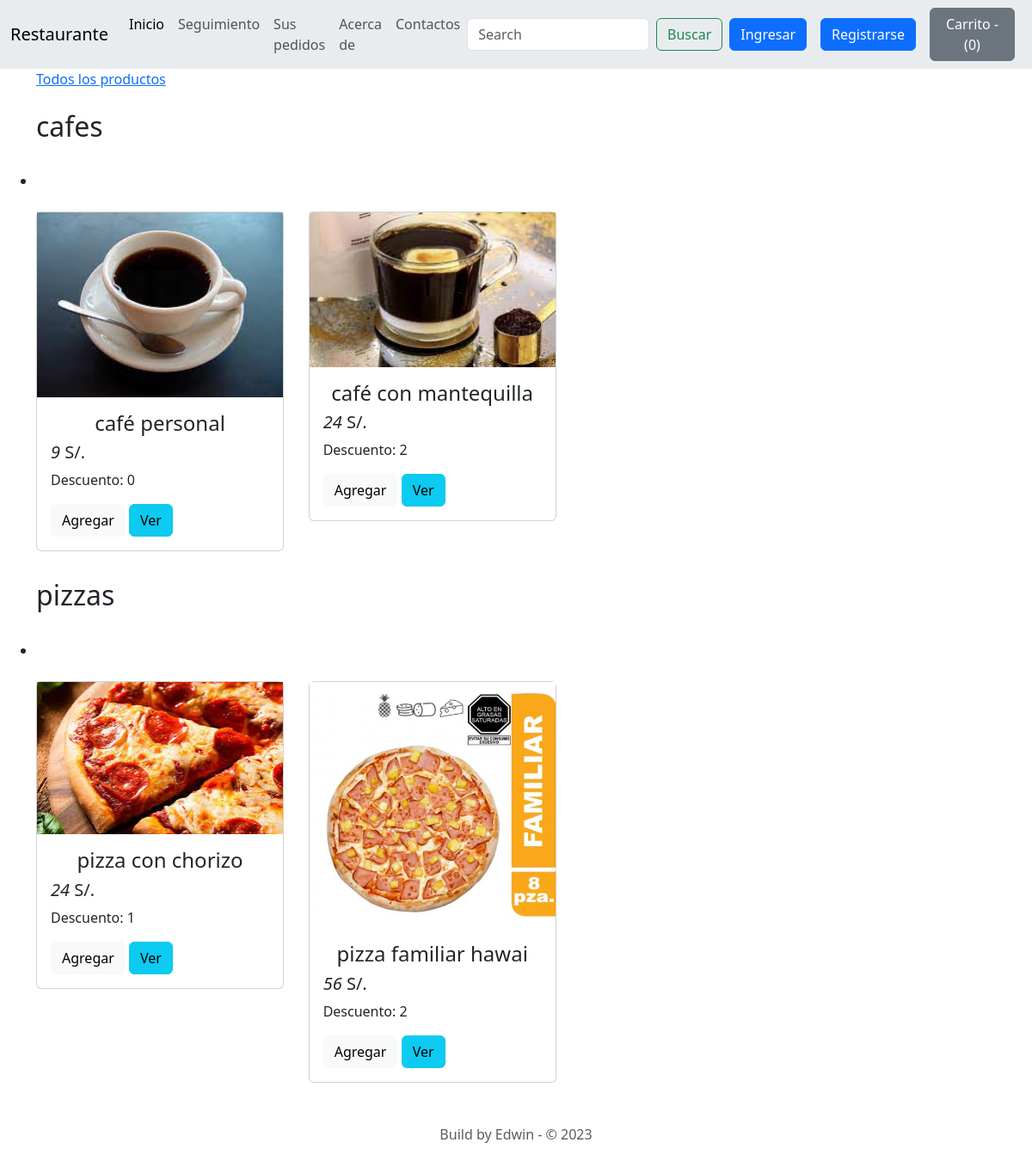
The app's page /tienda/ with its own data.
### tienda/models.py (models this page shows, shortened)
class Producto(models.Model):
    id = models.AutoField
    p_nombre = models.CharField(max_length=50)
    categoria = models.CharField(max_length=50, default="")
    subcategoria = models.CharField(max_length=50, default="")
    precio = models.IntegerField(default=0)
    descuento = models.CharField(max_length=200)
    publicacion = models.DateField()
    imagen = models.ImageField(upload_to="", default="")

### tienda/views.py (the view)
# urls.py: path('', views.index, name='index'),
def index(re):
    tProductos = []
    cProductos = Producto.objects.values('categoria', 'id')
    categorias = {item['categoria'] for item in cProductos}
    for categoria in categorias:
        p = Producto.objects.filter(categoria=categoria)
        n = len(p)
        nSlides = n // 4 + ceil((n / 4)-(n // 4))
        tProductos.append([p, range(1, nSlides), nSlides])
    da = {'tProductos': tProductos}
    return render(re, 'tienda/index.html', da)

### tienda/templates/tienda/index.html (shortened to what this page needs)
{% extends 'tienda/basico.html' %}
{% block body %}
<div class="container">
<a href="/tienda">
{% block title %}Todos los productos{% endblock  %}
</a>
<div class="row">
<div class="col-md-10">
    <div class="row">
        {% for producto, range, nSlides in tProductos %}
            <h2 class="my-4">{{producto.0.categoria}}</h2>
            <ul class="py-2">
                <li data-target="#demo{{forloop.counter}}"></li>
            </ul>
            {% for i in producto %}
            <div class='col-md-4 mb-2'>
                <div class='card' style='width: 18rem;'>
                    <img src='/images/{{i.imagen}}' >
                    <div class='card-body'>
                        <h4 class="card-title text-center" id="nombrepr{{i.id}}">{{i.p_nombre|slice:"0:20"}}</h4>
                        <h5><i id="preciopr{{i.id}}">{{i.precio}}</i> S/.</h5>
                        <p>Descuento: {{i.descuento|slice:"0:23"}} </p>
                        <span id="divpr{{i.id}}" class="divpr">
                            <button id="pr{{i.id}}" class="btn btn-light carrito">Agregar</button>
                        </span>
                        <a href="/tienda/verProducto/{{i.id}}">
                            <button class="btn btn-info" id="">Ver</button>
                        </a>
                    </div>
                </div>
            </div>
            {% endfor %}
        {% endfor %}
    </div>
</div>
</div>
</div>
<div class="container">
  <footer class="py-3 my-4">
      <p class="text-center text-body-secondary">Build by Edwin - © 2023</p>
    </footer>
</div>
{% endblock  %}

### tienda/templates/tienda/basico.html (shortened to what this page needs)
<!DOCTYPE html>
<html>
    <head>
        <link href="https://cdn.jsdelivr.net/npm/bootstrap@5.3.1/dist/css/bootstrap.min.css" rel="stylesheet"
>
        <link rel="stylesheet" href="">
    </head>
    <body class="">
        <nav class="navbar navbar-expand-lg bg-body-secondary">
            <div class="container-fluid">
              <a class="navbar-brand" href="/tienda">Restaurante</a>
              <div class="collapse navbar-collapse" id="navbarNav">
                <ul class="navbar-nav">
                  <li class="nav-item">
                    <a class="nav-link active" aria-current="page" href="../">Inicio</a>
                  </li>
                  <li class="nav-item">
                    <a class="nav-link" href="/tienda/rastreo">Seguimiento</a>
                  </li>
                  <li class="nav-item">
                    <a class="nav-link" href="/tienda/verPedido">Sus pedidos</a>
                  </li>
                  <li class="nav-item">
                    <a class="nav-link" href="#">Acerca de</a>
                  </li>
                  <li class="nav-item">
                    <a class="nav-link" href="#">Contactos</a>
                  </li>
                </ul>
              </div>
                <form method="get" action="/tienda/buscar" class="d-flex" >
                    <input class="form-control me-2" type="search" placeholder="Search" aria-label="Search" name="buscar" id="buscar">
                    <button class="btn btn-outline-success" type="submit">Buscar</button>
                </form>
                {% if user.is_authenticated %}
                <ul>
                    <li class="nav-item">
                        <a class="nav-link" href="/tienda/logout">Salir</a>
                        {% comment %} <a class="nav-link" href="/tienda/logout/">Salir</a> {% endcomment %}
                    </li>
                </ul>
                {% else %}
                <button type="button" class="btn btn-primary mx-2" data-bs-toggle="modal" data-bs-target="#exampleModal" data-bs-whatever="@mdo">Ingresar</button>
                <button type="button" class="btn btn-primary mx-2" data-bs-toggle="modal" data-bs-target="#registroModal" data-bs-whatever="@mdo">Registrarse</button>
                {% endif %}
              <button type="button" class="btn btn-secondary mx-2" id="popcarrito" data-html="true" data-toggle="popover" data-placement="bottom" data-content="Bottom popover">
                Carrito - (<span id="carrito">0</span>)
              </button>
            </div>
        </nav>
        {% block body %}
        {% endblock  %}
    </body>
</html>

### records on screen
Producto: categoria "cafes", imagen (picture), p_nombre "café personal", precio "9", descuento "0"
Producto: imagen (picture), p_nombre "café con mantequilla", precio "24", descuento "2"
Producto: categoria "pizzas", imagen (picture), p_nombre "pizza con chorizo", precio "24", descuento "1"
Producto: imagen (picture), p_nombre "pizza familiar hawai", precio "56", descuento "2"
